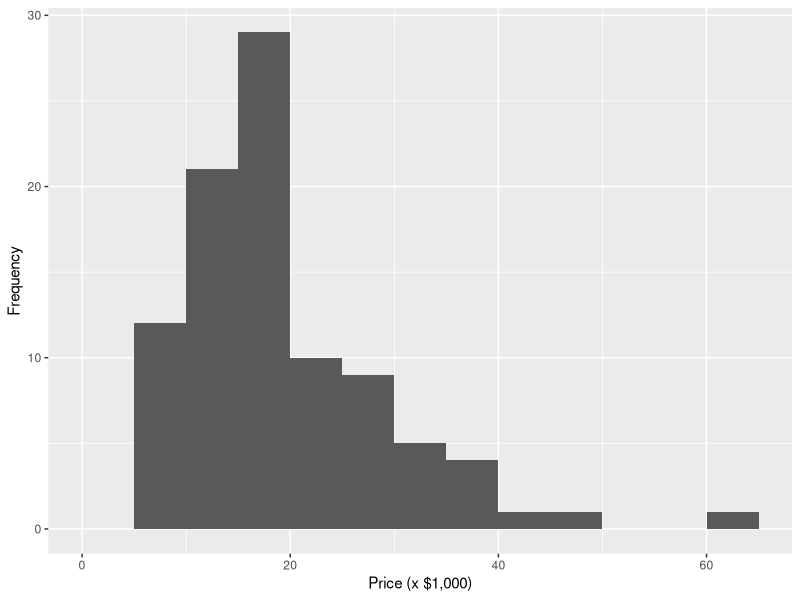
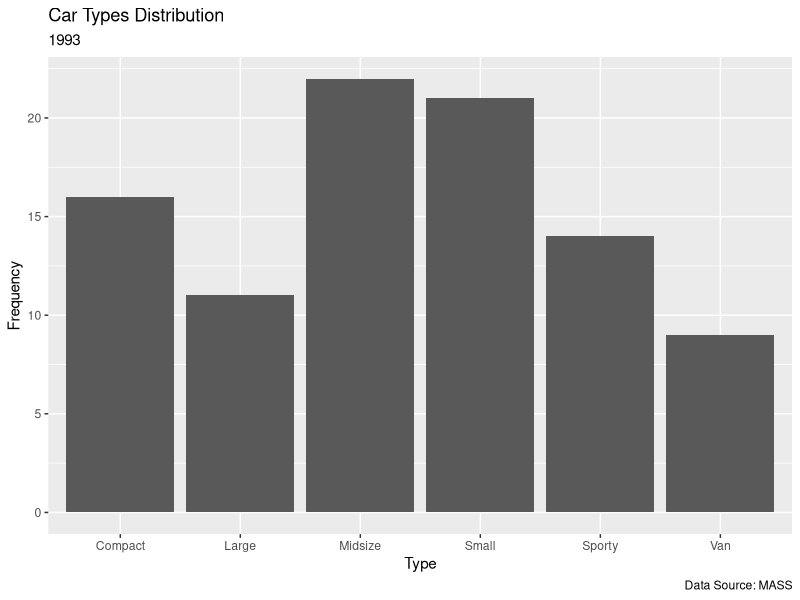
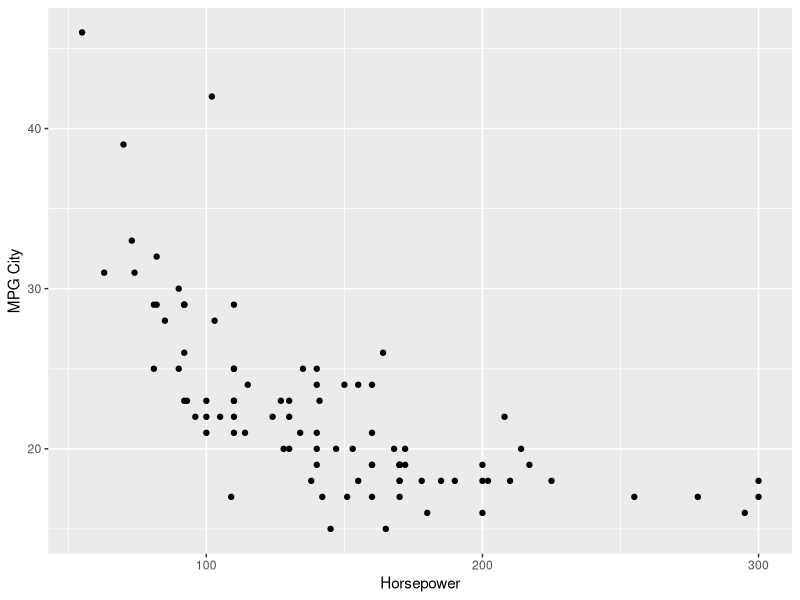
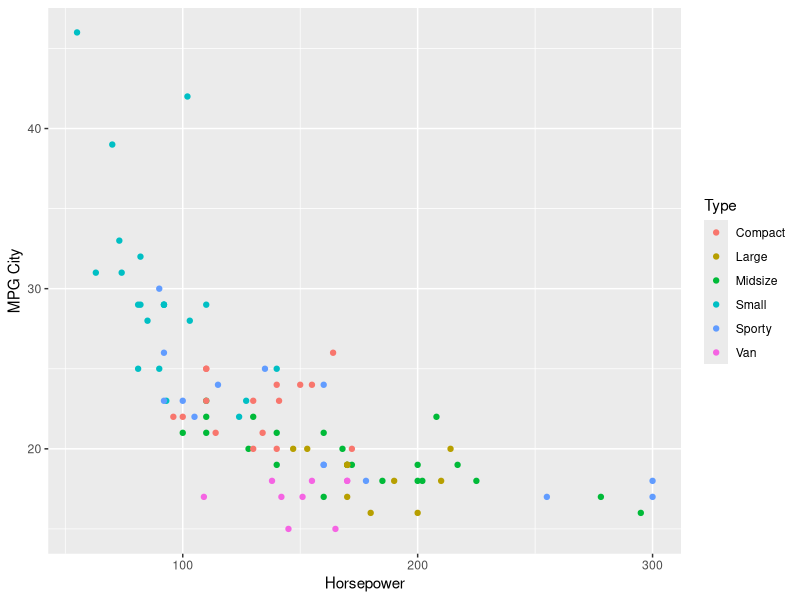
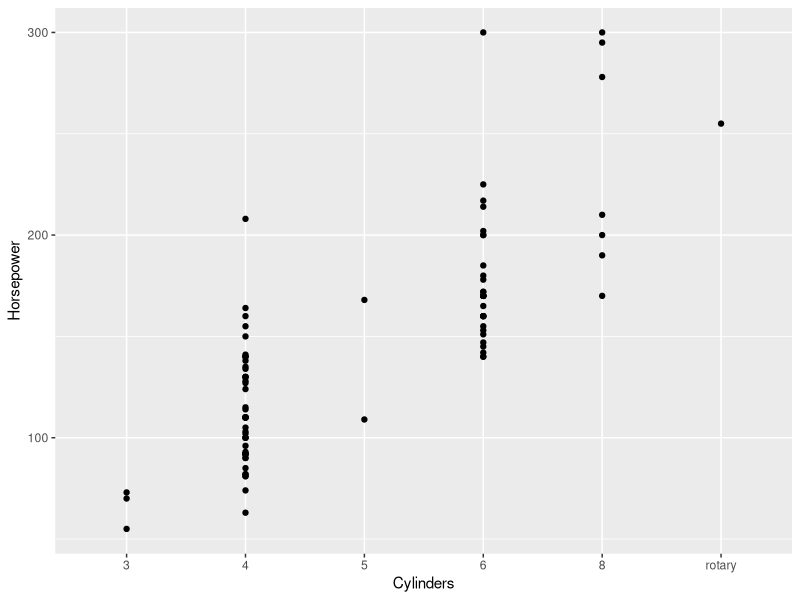
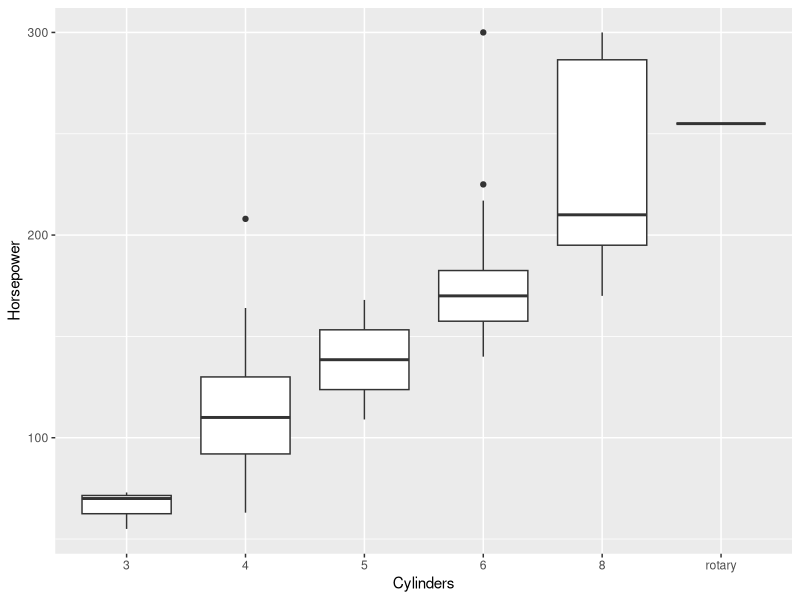

Generate these figures, in order, with R:
library(ggplot2)
library(MASS)


## histogram

# histogram with ggplot2
# (bins of $5,000 between $0 and $65,000)
ggplot(data = Cars93) +
  aes(Price) +
  geom_histogram(breaks = seq(0, 65, 5)) +
  xlab("Price (x $1,000)") +
  ylab("Frequency")




## bar chart

# barchart using ggplot2
ggplot(data = Cars93) +
  aes(Cars93$Type) +
  geom_bar() +
  xlab("Type") +
  ylab("Frequency") +
  labs(title = "Car Types Distribution", subtitle = "1993", caption = "Data Source: MASS")



## scatter plot

# ggplot2
ggplot(data = Cars93) + aes(x = Cars93$Horsepower, y = Cars93$MPG.city) +
  geom_point() +
  xlab("Horsepower") + ylab("MPG City")

# colored 3rd variable (type)
ggplot(data = Cars93) +
  aes(x = Cars93$Horsepower,
      y = Cars93$MPG.city,
      color = Type) +
  geom_point() +
  xlab("Horsepower") + ylab("MPG City")



## box plots

# horsepower ~ cylinders
ggplot(data = Cars93) + aes(x = Cylinders, y = Horsepower) + geom_point()

# as boxplot
ggplot(data = Cars93) + aes(x = Cylinders, y = Horsepower) + geom_boxplot()


